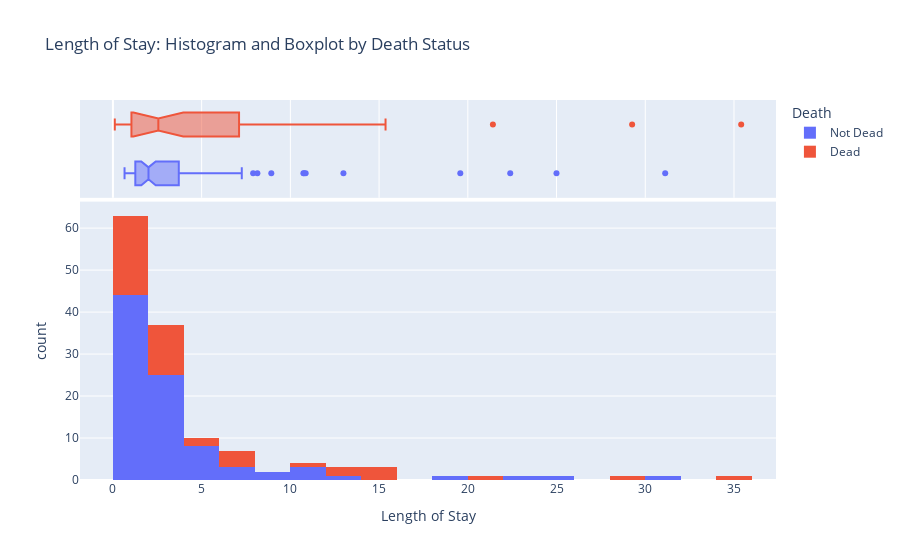

Here is the notebook cell this chart was saved with:
### Code cell
#Change 'Length of Stay' to Other all other continuous variables
contvar = "Length of Stay"

fig_cont = px.histogram(df, x=contvar, color="Death", marginal="box",
                       title= str(contvar) + str(': Histogram and Boxplot by Death Status'))
fig_cont.show()
#consider doing t-test?

### Figure 1 — Plotly figure (JSON) as saved in the notebook; plotly's stock layout.template omitted (floating-point values rounded to 4 significant figures)
{"data": [{"alignmentgroup": "True", "bingroup": "x", "hovertemplate": "Death=Not Dead<br>Length of Stay=%{x}<br>count=%{y}<extra></extra>", "legendgroup": "Not Dead", "marker": {"color": "#636efa"}, "name": "Not Dead", "offsetgroup": "Not Dead", "orientation": "v", "showlegend": true, "type": "histogram", "x": [1.633, 2.144, 2.406, 7.262, 2.262, 3.712, 1.069, 1.375, 3.386, 2.131, 8.142, 2.014, 4.618, 2.883, 1.049, 1.781, 25.0, 2.256, 0.6549, 4.576, 3.688, 1.623, 2.009, 1.141, 4.101, 0.6628, 1.923, 4.733, 1.786, 7.902, 1.892, 2.826, 22.39, 1.644, 0.7973, 2.455, 3.752, 0.8592, 1.262, 1.73, 1.147, 1.152, 19.58, 2.0, 8.925, 2.487, 3.546, 0.7146, 10.73, 1.401, 12.99, 2.58, 2.941, 10.78, 10.86, 2.083, 4.926, 1.335, 0.7599, 2.973, 2.736, 0.7569, 1.313, 1.018, 1.946, 1.64, 1.261, 5.426, 1.136, 0.7974, 1.032, 0.9911, 1.912, 0.9538, 1.74, 1.008, 4.247, 0.7437, 7.108, 2.403, 0.9775, 1.925, 1.276, 1.315, 1.929, 2.103, 3.617, 31.12, 1.328, 4.619], "xaxis": "x", "yaxis": "y"}, {"alignmentgroup": "True", "hovertemplate": "Death=Not Dead<br>Length of Stay=%{x}<extra></extra>", "legendgroup": "Not Dead", "marker": {"color": "#636efa"}, "name": "Not Dead", "notched": true, "offsetgroup": "Not Dead", "showlegend": false, "type": "box", "x": [1.633, 2.144, 2.406, 7.262, 2.262, 3.712, 1.069, 1.375, 3.386, 2.131, 8.142, 2.014, 4.618, 2.883, 1.049, 1.781, 25.0, 2.256, 0.6549, 4.576, 3.688, 1.623, 2.009, 1.141, 4.101, 0.6628, 1.923, 4.733, 1.786, 7.902, 1.892, 2.826, 22.39, 1.644, 0.7973, 2.455, 3.752, 0.8592, 1.262, 1.73, 1.147, 1.152, 19.58, 2.0, 8.925, 2.487, 3.546, 0.7146, 10.73, 1.401, 12.99, 2.58, 2.941, 10.78, 10.86, 2.083, 4.926, 1.335, 0.7599, 2.973, 2.736, 0.7569, 1.313, 1.018, 1.946, 1.64, 1.261, 5.426, 1.136, 0.7974, 1.032, 0.9911, 1.912, 0.9538, 1.74, 1.008, 4.247, 0.7437, 7.108, 2.403, 0.9775, 1.925, 1.276, 1.315, 1.929, 2.103, 3.617, 31.12, 1.328, 4.619], "xaxis": "x2", "yaxis": "y2"}, {"alignmentgroup": "True", "bingroup": "x", "hovertemplate": "Death=Dead<br>Length of Stay=%{x}<br>count=%{y}<extra></extra>", "legendgroup": "Dead", "marker": {"color": "#EF553B"}, "name": "Dead", "offsetgroup": "Dead", "orientation": "v", "showlegend": true, "type": "histogram", "x": [13.85, 2.65, 1.294, 1.807, 6.303, 7.108, 0.207, 0.1059, 15.04, 7.117, 2.471, 0.9017, 3.971, 0.7602, 0.9447, 2.452, 11.07, 5.686, 2.675, 2.647, 3.495, 2.896, 15.36, 35.41, 1.112, 0.6176, 7.199, 1.034, 1.669, 1.918, 0.8799, 5.096, 13.36, 21.41, 3.776, 15.06, 0.535, 29.26, 2.844, 1.043, 1.498, 1.966, 2.12, 2.282, 0.1904, 0.6259], "xaxis": "x", "yaxis": "y"}, {"alignmentgroup": "True", "hovertemplate": "Death=Dead<br>Length of Stay=%{x}<extra></extra>", "legendgroup": "Dead", "marker": {"color": "#EF553B"}, "name": "Dead", "notched": true, "offsetgroup": "Dead", "showlegend": false, "type": "box", "x": [13.85, 2.65, 1.294, 1.807, 6.303, 7.108, 0.207, 0.1059, 15.04, 7.117, 2.471, 0.9017, 3.971, 0.7602, 0.9447, 2.452, 11.07, 5.686, 2.675, 2.647, 3.495, 2.896, 15.36, 35.41, 1.112, 0.6176, 7.199, 1.034, 1.669, 1.918, 0.8799, 5.096, 13.36, 21.41, 3.776, 15.06, 0.535, 29.26, 2.844, 1.043, 1.498, 1.966, 2.12, 2.282, 0.1904, 0.6259], "xaxis": "x2", "yaxis": "y2"}], "layout": {"barmode": "relative", "legend": {"title": {"text": "Death"}, "tracegroupgap": 0}, "title": {"text": "Length of Stay: Histogram and Boxplot by Death Status"}, "xaxis": {"anchor": "y", "domain": [0, 1], "title": {"text": "Length of Stay"}}, "xaxis2": {"anchor": "y2", "domain": [0, 1], "matches": "x", "showgrid": true, "showticklabels": false}, "yaxis": {"anchor": "x", "domain": [0, 0.7326], "title": {"text": "count"}}, "yaxis2": {"anchor": "x2", "domain": [0.7426, 1], "matches": "y2", "showgrid": false, "showline": false, "showticklabels": false, "ticks": ""}}}
